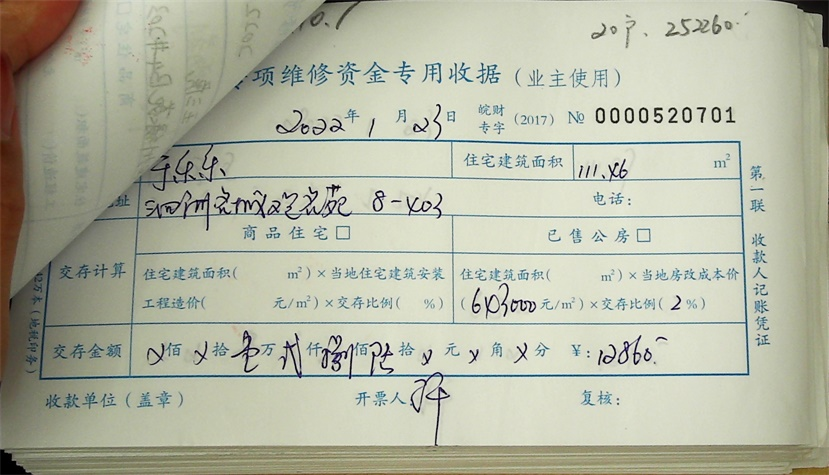
#> input picture 0000520701-0000520701.jpg, 829 x 475 px; its folder holds only this picture in this run
$ python -i piao.py   (imports and definitions only)
#> lines starting #> are read from the running program, lines starting #| are printed output that depends on the picture
#> further down, picture is the input picture: shape (475, 829, 3); mean B, G, R 163.5, 182.1, 179.4
import cv2
import numpy as np
import skimage.io as io
from skimage import data_dir
import os
import sys
#import fitz
# from reportlab.lib.pagesizes import portrait
# from reportlab.pdfgen import canvas
from PIL import Image
from paddleocr import PaddleOCR, draw_ocr
import pandas as pd

# [1 line that did not run here, left out]
# [1 line that did not run here, left out]
png_str='./bills/*.png'


def img_reshape(img_ori):
    GrayImage = cv2.cvtColor(img_ori, cv2.COLOR_BGR2GRAY)
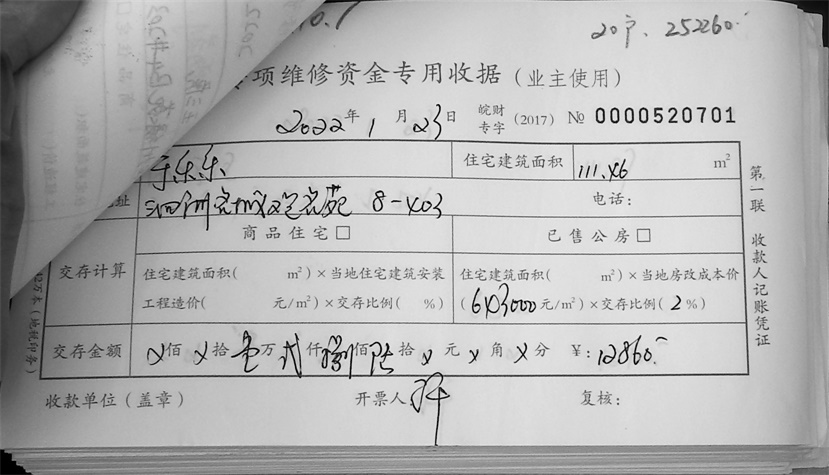
#> GrayImage: shape (475, 829); min 0, max 246, mean 179.2
    ret, img_thresh = cv2.threshold(GrayImage, 250, 255, cv2.THRESH_BINARY)
#> img_thresh: shape (475, 829); every value is 0
    coords = np.column_stack(np.where(img_thresh < 255))
#> coords = 393775 pairs, first value 0 to 474, second value 0 to 828
    coords = coords[:, ::-1]  # x, y互换
#> coords = 393775 pairs, first value 0 to 828, second value 0 to 474
    min_rect = cv2.minAreaRect(coords)
#> min_rect = ((414, 237), (474, 828), -90)
    box = cv2.boxPoints(min_rect)
#> box = [[828, 474], [0.000122, 474], [0.000122, 0], [828, 0]]
    box = np.int0(box)
#> box = [[828, 473], [0, 473], [0, 0], [828, 0]]
    cv2.drawContours(img_thresh, [box], 0, [0, 255, 0], 1)
    box_x = [i[0] for i in box]
#> box_x = [828, 0, 0, 828]
    box_y = [i[1] for i in box]
#> box_y = [473, 473, 0, 0]
    area1 = img_ori[min(box_y):max(box_y), min(box_x):max(box_x)]  # y,x
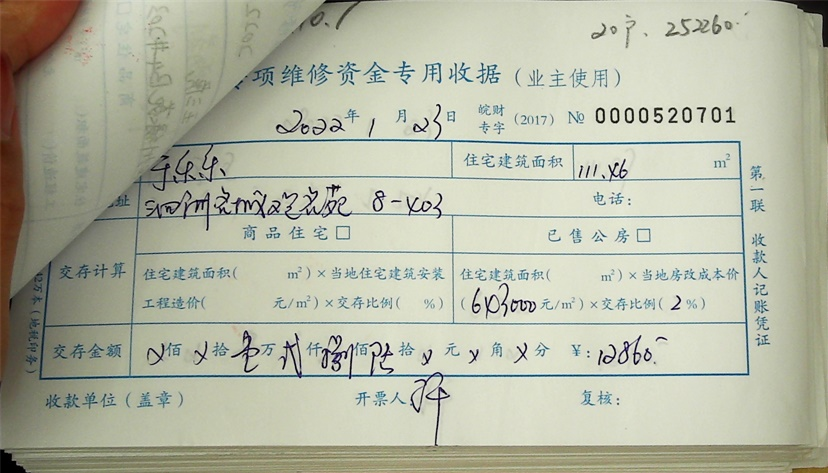
#> area1: shape (473, 828, 3); mean B, G, R 163.9, 182.4, 179.6
    img = cv2.resize(area1, (1400, 900))
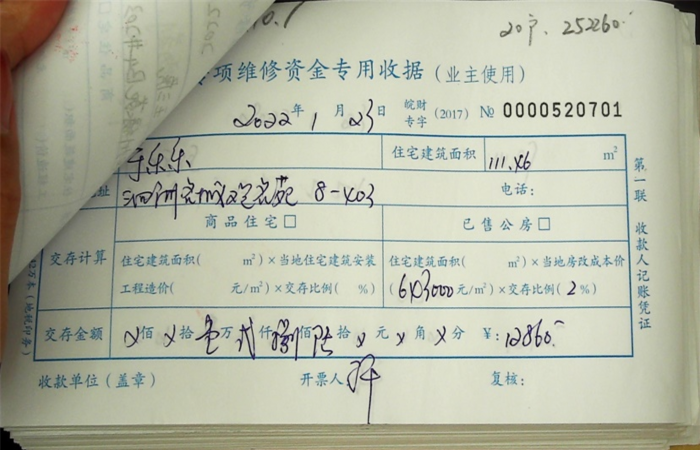
#> img: shape (900, 1400, 3) (shown at 1/2 size); mean B, G, R 163.8, 182.3, 179.5
    return img

def img_div(img_ori):
    img = img_reshape(img_ori)
    # area1 = img[328:522,0:380] #名称
    # area2 = img[328:522,486:568] #单位
    # area3 = img[328:522,568:731] #数量
    area0 = img[328:578, :748]
    area1 = img[328:578, 750:]
    area2 = img[:170, 980:]
    img_vector = []
    img_vector.append(area0)
    img_vector.append(area1)
    img_vector.append(area2)
    return img_vector
    # [5 lines of commented-out code are left out]

def output_area2(result):
    #points=[]
    strs = []
    i = 0
    for line in result:
        #points.append(line[0][0])
        strs.append(list(line[1][0]))
        #print(line[0])
    #output_excle.
    #print(points)
    #print(strs)


coll = io.ImageCollection(png_str)
# [8 lines not run here, left out]
    # [9 lines of commented-out code are left out]

>>> import cv2
>>> picture = cv2.imread('0000520701-0000520701.jpg')
>>> result = img_reshape(picture)
